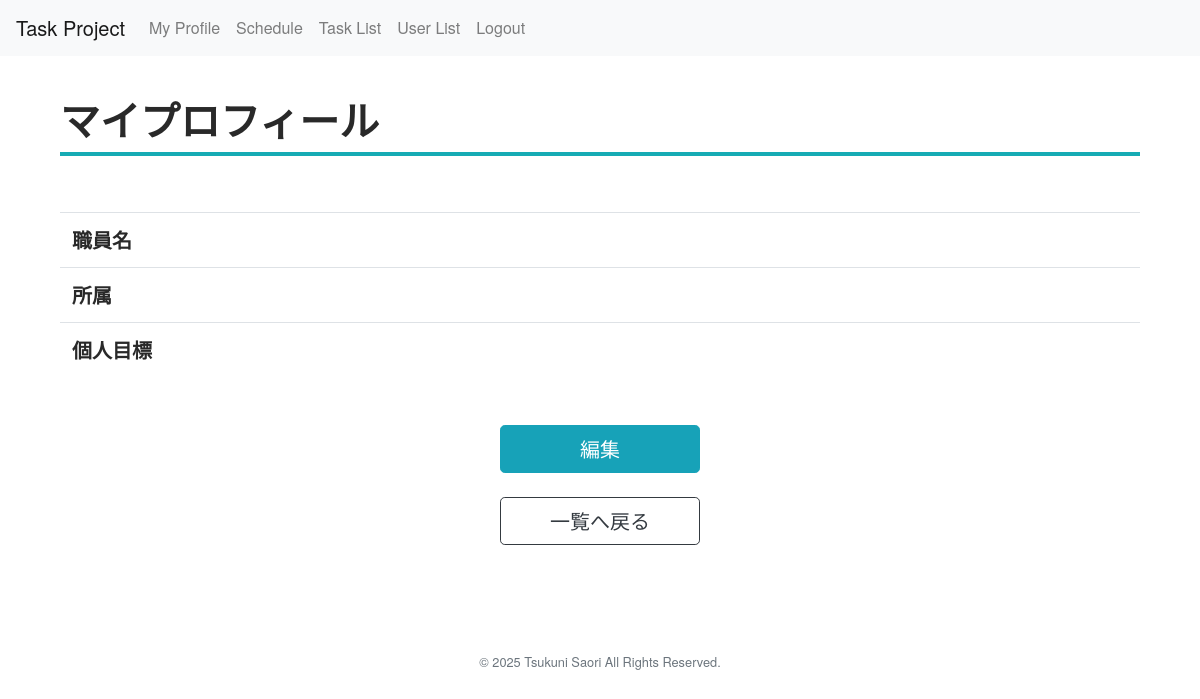
The page /task_app/my_profile/ (signed in) on the database as committed earlier.
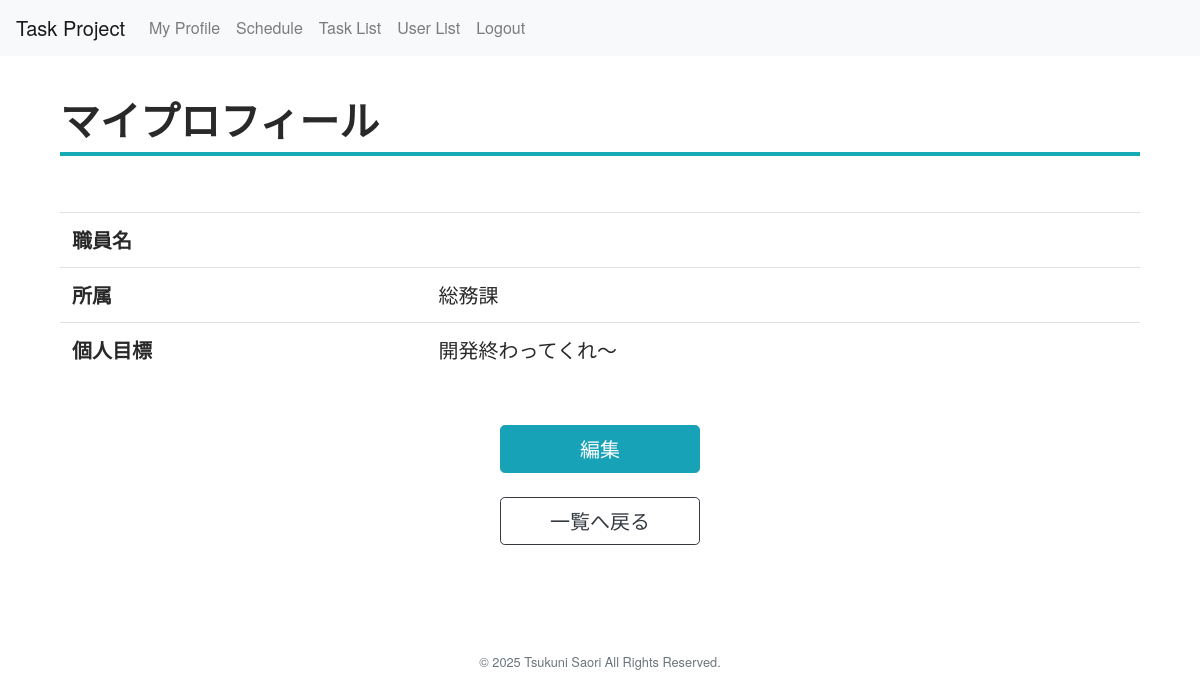
The same page on the database as committed later.
### task_app/models.py (models this page shows, shortened)
class CustomUser(AbstractUser):
    department = models.CharField(max_length=10,)
    my_goal = models.TextField(max_length=1000)
    groups = models.ManyToManyField(
        Group,
        related_name='task_groups',
        blank=True,  # グループにユーザーが所属していなくても空のリストにする
    )
    user_permissions = models.ManyToManyField(
        Permission,
        related_name='task_permissions',
        blank=True,  # 権限がなくても空のリストにする
    )
    class Meta:
        ordering = ('id',)

### task_app/views.py (the view)
# urls.py: path('my_profile/', views.my_profile, name='my_profile'),
@login_required(login_url='/task_app/login')
def my_profile(request):
    my_data = request.user  # ログインユーザーの情報を取得
    return render(request, 'task_app/my_profile.html', {'my_data': my_data})

### task_app/templates/task_app/my_profile.html
{% extends 'base.html' %}
{% block content %}
<div class="container">
    <h1>マイプロフィール</h1>
    <br>
    <table class="table">
        <tr><th>職員名</th><td>{{ task.owner.first_name }}{{ task.owner.last_name }}</td></tr>
        <tr><th>所属</th><td>{{ my_data.department }}</td></tr>
        <tr><th>個人目標</th><td>{{ my_data.my_goal }}</td></tr>
    </table>
    <div class="mt-5 d-flex flex-column align-items-center">
        <a href="{% url 'edit_profile' %}" class="btn btn-info btn-lg" style="min-width: 200px;">編集</a>
        <a href="{% url 'user_list' %}" class="btn btn-outline-dark btn-lg mt-4" style="min-width: 200px;">一覧へ戻る</a>
    </div>
</div>
{% endblock %}

Rows that differ between the two databases and show on the page:
now on this page (row edited): CustomUser: department "総務課", my_goal "開発終わってくれ〜"
